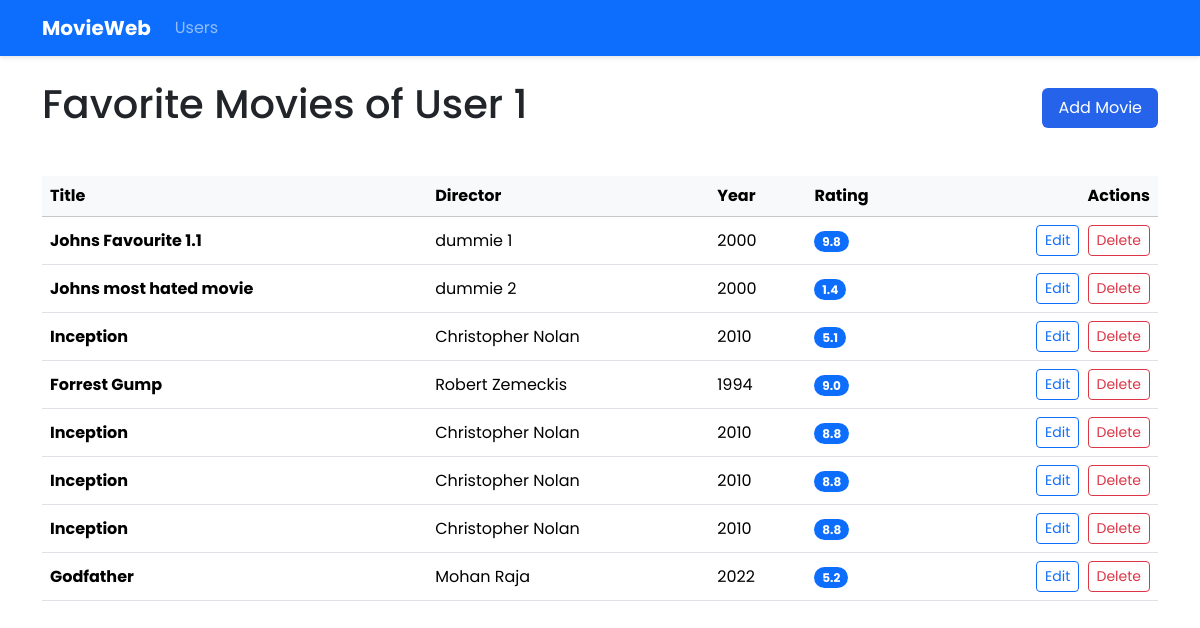
The page /user/1 on the database as committed earlier.
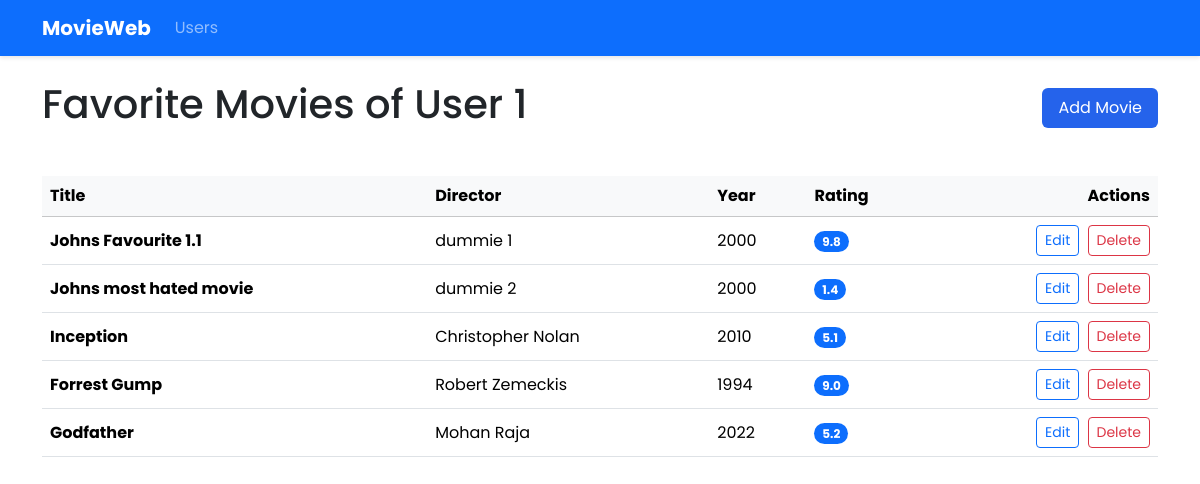
The same page on the database as committed later.
### models.py (models this page shows)
class Movie(Base):
    __tablename__ = "movies"
    id = Column(Integer, primary_key=True)
    user_id = Column(Integer, ForeignKey("users.id"))
    title = Column(String, nullable=False)
    director = Column(String)
    writer = Column(String)
    actors = Column(String)
    year = Column(Integer)
    rating = Column(Float, CheckConstraint('rating >= 0 AND rating <= 10'))
    genre = Column(String)
    runtime = Column(String)
    plot = Column(Text)
    comment = Column(Text)
    user = relationship("User", back_populates="movies")

### app.py (the view)
@app.route("/user/<int:user_id>")
def user_movies(user_id):
    user = data_manager.get_user_by_id(user_id)
    movies = data_manager.get_user_movies(user_id)
    return render_template("movie_list.html", user_id=user_id, movies=movies)

### data_manager/sqlite_data_manager.py (called while the page is built)
    def get_user_movies(self, user_id):
        session = self.Session()
        try:
            user = session.query(User).filter_by(id=user_id).first()
            if user:
                return user.movies
            return []
        finally:
            session.close()

    def get_user_by_id(self, user_id):
        session = self.Session()
        try:
            return session.query(User).filter_by(id=user_id).first()
        finally:
            session.close()

### templates/movie_list.html (shortened to what this page needs)
{% extends "base.html" %}
{% block content %}
<div class="d-flex justify-content-between align-items-center mb-4">
    <h1>Favorite Movies of User {{ user_id }}</h1>
    <a href="{{ url_for('add_movie', user_id=user_id) }}" class="btn btn-primary">
         Add Movie
    </a>
</div>
<div class="table-responsive">
    <table class="table table-hover align-middle">
        <thead class="table-light">
            <tr>
                <th>Title</th>
                <th>Director</th>
                <th>Year</th>
                <th>Rating</th>
                <th class="text-end">Actions</th>
            </tr>
        </thead>
        <tbody>
            {% for movie in movies %}
            <tr>
                <td class="fw-bold">{{ movie.title }}</td>
                <td>{{ movie.director or '-' }}</td>
                <td>{{ movie.year or '-' }}</td>
                <td>
                    {% if movie.rating %}
                    <span class="badge bg-primary rounded-pill">{{ "%.1f"|format(movie.rating) }}</span>
                    {% else %}
                    -
                    {% endif %}
                </td>
                <td class="text-end">
                    <a href="{{ url_for('update_movie', user_id=user_id, movie_id=movie.id) }}"
                       class="btn btn-sm btn-outline-primary me-1">
                        Edit
                    </a>
                    <form action="{{ url_for('delete_movie', user_id=user_id, movie_id=movie.id) }}" method="POST" class="d-inline">
                        <button type="submit" class="btn btn-sm btn-outline-danger">Delete</button>
                    </form>
                </td>
            </tr>
            {% endfor %}
        </tbody>
    </table>
</div>
{% endblock %}

### templates/base.html (shortened to what this page needs)
<!DOCTYPE html>
<html lang="en">
<head>
    <link href="https://cdn.jsdelivr.net/npm/bootstrap@5.3.2/dist/css/bootstrap.min.css" rel="stylesheet">
    <link rel="stylesheet" href="{{ url_for('static', filename='styles.css') }}">
</head>
<body>
    <nav class="navbar navbar-expand-lg navbar-dark bg-primary mb-4">
        <div class="container">
            <a class="navbar-brand fw-bold" href="/">MovieWeb</a>
            <div class="collapse navbar-collapse" id="navbarNav">
                <ul class="navbar-nav">
                    <li class="nav-item">
                        <a class="nav-link" href="{{ url_for('list_users') }}">Users</a>
                    </li>
                </ul>
            </div>
        </div>
    </nav>
    <main class="container my-4">
        {% block content %}{% endblock %}
    </main>
</body>
</html>

### static/styles.css (style rules this page uses)
body { font-family: 'Poppins', sans-serif; }
:root { --primary: #2563eb; --secondary: #6c757d; --dark: #212529; --light: #f8f9fa; }
.navbar { box-shadow: 0 2px 4px rgba(0,0,0,0.1); }
.table { margin-top: 1rem; }
.btn-primary { background-color: var(--primary); border: none; padding: 8px 16px; transition: all 0.3s ease; }

Rows that differ between the two databases and show on the page:
removed Movie: title "Inception", director "Christopher Nolan", year "2010", rating "8.8"
removed Movie: title "Inception", director "Christopher Nolan", year "2010", rating "8.8"
removed Movie: title "Inception", director "Christopher Nolan", year "2010", rating "8.8"
